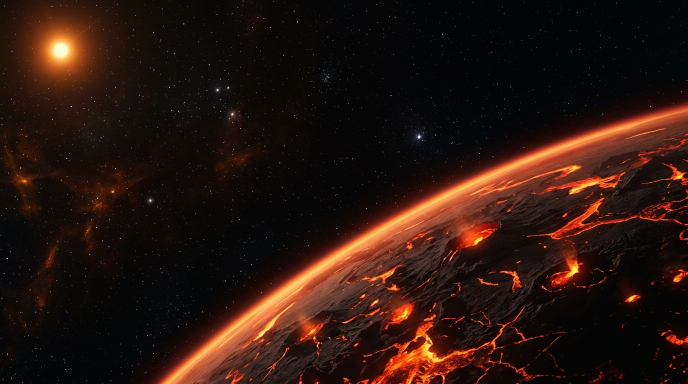
#> input picture GameBackgroundPictures/stage2_var1_diagonal.png, 1376 x 768 px, found by its file name (shown at 1/2 size)
$ python create_stage2_animated_demo.py
#> lines starting #> are read from the running program, lines starting #| are printed output that depends on the picture; after the words box and inside, x2 and y2 are one past the last pixel; in counts of white or black regions, pixels touching at a corner belong together
import os
import sys
import subprocess
import cv2
import numpy as np
import imageio_ffmpeg

if sys.stdout:
    sys.stdout.reconfigure(encoding='utf-8')
if sys.stderr:
    sys.stderr.reconfigure(encoding='utf-8')

def render_simple_clean_animated_demo():
    src_path = r'D:\3D-Shooter-master\GameBackgroundPictures\stage2_var1_diagonal.png'
    out_dir = r'D:\3D-Shooter-master\GameBackgroundPictures'
    out_mp4 = os.path.join(out_dir, 'stage2_volcanic_animated.mp4')
    brain_mp4 = r'C:\Users\ADMIN\.gemini\antigravity\brain\bdaefadd-efec-4e27-a837-c761193a9812\stage2_volcanic_animated.mp4'

    print("===========================================================", flush=True)
    print("XUẤT VIDEO ĐIỆN ẢNH ĐƠN GIẢN, TINH TẾ (0 MÀU MÈ, 0 PHỨC TẠP)", flush=True)
    print(f"Nguồn ảnh gốc V1: {src_path}", flush=True)
    print("===========================================================", flush=True)

    img = cv2.imread(src_path)
#> img is the input picture: shape (768, 1376, 3); mean B, G, R 13.9, 21.1, 41.8
    if img is None:
        raise FileNotFoundError(f"Không thể mở file: {src_path}")

    target_w, target_h = 1920, 1080
    img = cv2.resize(img, (target_w, target_h), interpolation=cv2.INTER_LANCZOS4)
#> img: shape (1080, 1920, 3)
    img_f = img.astype(np.float32) / 255.0

    b_base = img_f[:, :, 0]
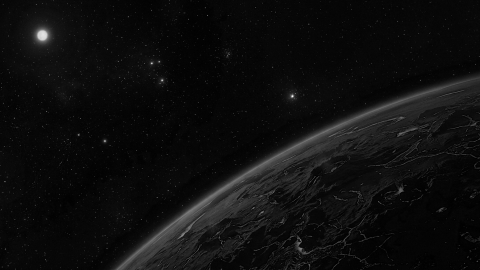
#> b_base: shape (1080, 1920) float32 (shown at 1/4 size); min 0, max 1, mean 0.0548
    g_base = img_f[:, :, 1]
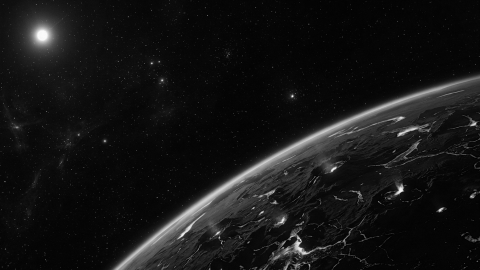
#> g_base: shape (1080, 1920) float32 (shown at 1/4 size); min 0, max 1, mean 0.0828
    r_base = img_f[:, :, 2]
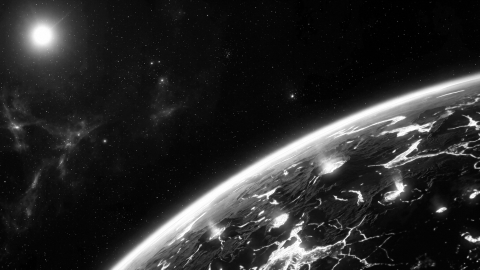
#> r_base: shape (1080, 1920) float32 (shown at 1/4 size); min 0, max 1, mean 0.164

    fps = 30
    duration = 6.0  # seconds (Seamless Loop)
    total_frames = int(fps * duration)
    omega = 2.0 * np.pi / duration

    y_grid, x_grid = np.indices((target_h, target_w), dtype=np.float32)

    # 1. Trích xuất mặt nạ dung nham tự nhiên (Lava mask)
    lava_raw = (r_base > 0.40) & (r_base > b_base * 1.55) & (g_base > b_base * 0.85)
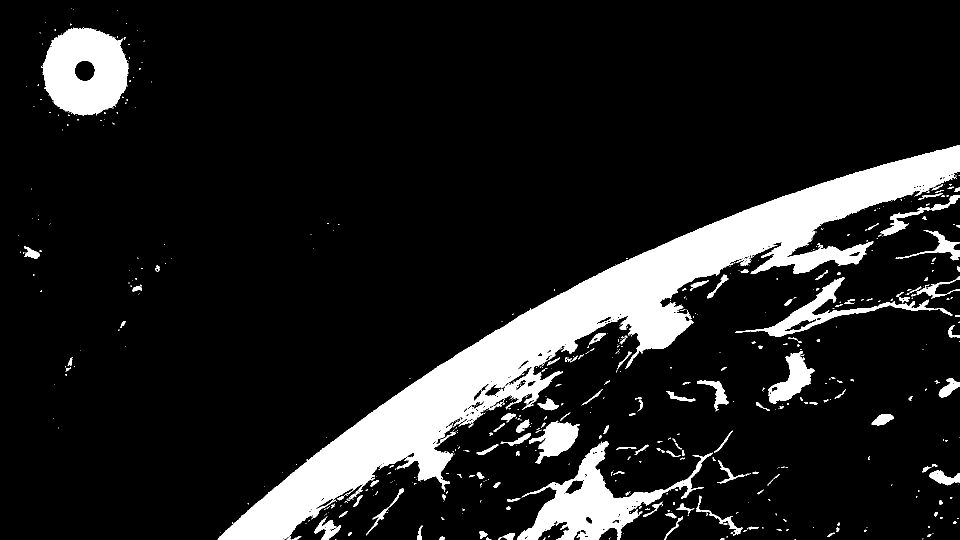
#> lava_raw: shape (1080, 1920) bool (shown at 1/2 size); 12.5% white; 604 white regions (448 under 20 px), largest, box (x1, y1, x2, y2) and area: (435, 290, 1920, 1080) 175894, (85, 55, 258, 232) 22170, (1034, 883, 1426, 1080) 21834
    lava_mask = cv2.GaussianBlur(lava_raw.astype(np.float32), (5, 5), 1.5)
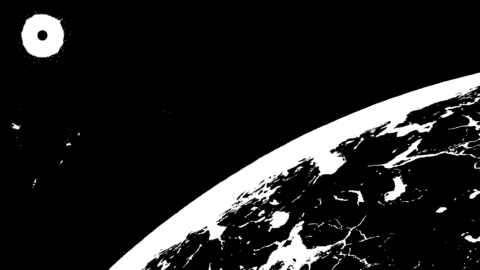
#> lava_mask: shape (1080, 1920) float32 (shown at 1/4 size); min 0, max 1, mean 0.125

    # 2. Trích xuất mặt nạ mặt trời tự nhiên (Sun natural mask)
    sun_intensity = np.clip(((b_base + g_base + r_base) / 3.0 - 0.35) / 0.65, 0.0, 1.0)
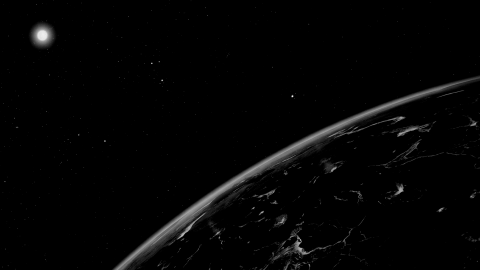
#> sun_intensity: shape (1080, 1920) float32 (shown at 1/4 size); min 0, max 1, mean 0.0192
    sun_mask = sun_intensity * (x_grid < 450) * (y_grid < 350)
    sun_mask = cv2.GaussianBlur(sun_mask, (15, 15), 4.0)

    # 3. Trích xuất sao vũ trụ (Stars mask)
    stars_raw = (b_base > 0.55) & (r_base < 0.6) & (y_grid < 550) & (x_grid > 220)
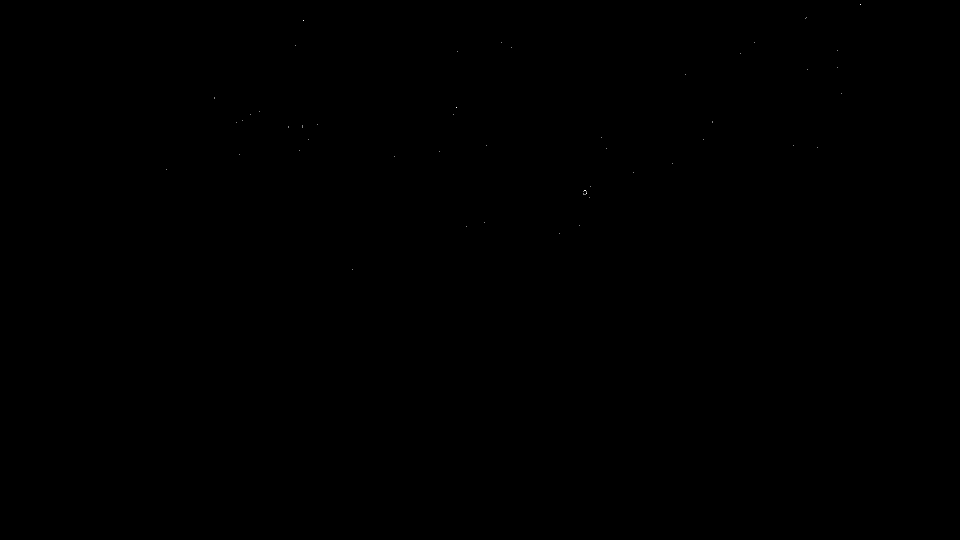
#> stars_raw: shape (1080, 1920) bool (shown at 1/2 size); 0% white in thin lines or dots, all inside (x1, y1, x2, y2) = (333, 8, 1721, 540)
    stars_mask = stars_raw.astype(np.float32)

    # 4. Vành khí quyển chân trời
    scale_x = target_w / 1376.0
    scale_y = target_h / 768.0
    poly_coeffs = np.polyfit([310 * scale_x, 775 * scale_x, 1376 * scale_x],
                             [768 * scale_y, 471 * scale_y, 205 * scale_y], 2)
    horizon_y = np.polyval(poly_coeffs, x_grid)
    dist_to_horizon = np.abs(y_grid - horizon_y)
    atmo_mask = np.exp(- (dist_to_horizon ** 2) / (2.0 * (25.0 ** 2))) * (x_grid > 250 * scale_x)

    ffmpeg_exe = imageio_ffmpeg.get_ffmpeg_exe()
    cmd = [
        ffmpeg_exe,
        '-y',
        '-f', 'rawvideo',
        '-vcodec', 'rawvideo',
        '-s', f'{target_w}x{target_h}',
        '-pix_fmt', 'bgr24',
        '-r', str(fps),
        '-i', '-',
        '-c:v', 'libx264',
        '-pix_fmt', 'yuv420p',
        '-preset', 'fast',
        '-crf', '17',
        out_mp4
    ]

    proc = subprocess.Popen(cmd, stdin=subprocess.PIPE)
    print(f"Bắt đầu render {total_frames} frames ({duration}s @ {fps}fps)...", flush=True)

    for frame_idx in range(total_frames):
        t = frame_idx / fps
        theta = omega * t

        # A. KHỐI NỀN TĨNH GỐC 100% (Solid celestial body - Không méo, không vẽ thêm vật thể lạ)
        r_out = r_base.copy()
        g_out = g_base.copy()
        b_out = b_base.copy()

        # B. DÒNG DUNG NHAM BẬP BÙNG NHẸ NHÀNG (Subtle Thermal Breathing - Chuẩn Integer Harmonics)
        # Sóng đối lưu nhiệt êm ái luân chuyển dọc mạng lưới nứt nẻ (Bội số nguyên chu kỳ 2.0 và 1.0)
        flow_wave = np.sin(theta * 2.0 + (x_grid + y_grid) * 0.015) * 0.12 + \
                    np.cos(theta * 1.0 - (x_grid - y_grid) * 0.02) * 0.08
        r_out += lava_mask * flow_wave * 0.35
        g_out += lava_mask * flow_wave * 0.18

        # C. MẶT TRỜI: NHỊP PHÁT SÁNG TỰ NHIÊN (Luminance Breathing - Bội số nguyên chu kỳ 1.0)
        # Chỉ tăng giảm độ sáng vi tế của chính các pixel ngôi sao và tia flare sẵn có
        sun_pulse = np.sin(theta * 1.0) * 0.15
        r_out += r_base * sun_mask * sun_pulse
        g_out += g_base * sun_mask * sun_pulse
        b_out += b_base * sun_mask * sun_pulse

        # D. VÀNH KHÍ QUYỂN BẬP BÙNG VI MÔ (Gentle Horizon Shimmer - Bội số nguyên chu kỳ 2.0)
        atmo_shimmer = np.sin(theta * 2.0 + x_grid * 0.006) * 0.08
        r_out += atmo_mask * atmo_shimmer * 0.25
        g_out += atmo_mask * atmo_shimmer * 0.12

        # E. SAO VŨ TRỤ LẤP LÁNH VI MÔ (Subtle Star Twinkle)
        star_twinkle = np.sin(theta * 3.0 + x_grid * 0.25 + y_grid * 0.6) * 0.25
        r_out += stars_mask * star_twinkle * 0.3
        g_out += stars_mask * star_twinkle * 0.3
        b_out += stars_mask * star_twinkle * 0.4

        # Clip chuẩn [0, 1]
        frame_rgb = np.clip(np.dstack([b_out, g_out, r_out]), 0.0, 1.0)
        frame_u8 = (frame_rgb * 255.0).astype(np.uint8)

        proc.stdin.write(frame_u8.tobytes())

        if frame_idx % 30 == 0:
            print(f"Rendered {frame_idx}/{total_frames} frames ({(frame_idx/total_frames)*100:.1f}%)...", flush=True)

    proc.stdin.close()
    proc.wait()

    if os.path.exists(out_mp4):
        import shutil
        shutil.copyfile(out_mp4, brain_mp4)
        print(f"HOÀN TẤT XUẤT VIDEO ĐƠN GIẢN THÀNH CÔNG: {out_mp4}", flush=True)

if __name__ == '__main__':
    render_simple_clean_animated_demo()
#> (the call stopped at in render_simple_clean_animated_demo, `ffmpeg_exe = imageio_ffmpeg.get_ffmpeg_exe()`: imageio_ffmpeg is not available in this run)

$ run again, with GameBackgroundPictures/stage3_var1_nebula_rift.png copied over GameBackgroundPictures/stage2_var1_diagonal.png
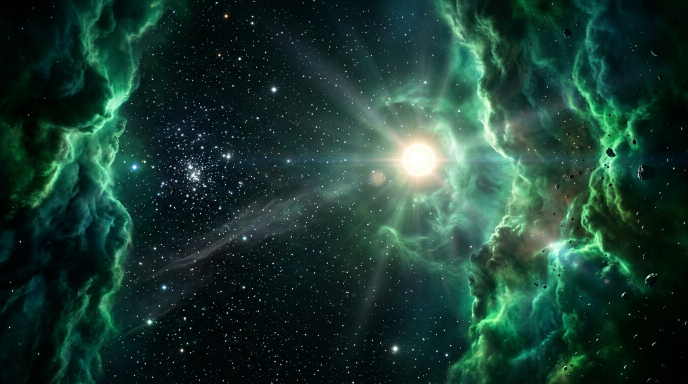
#> input picture GameBackgroundPictures/stage3_var1_nebula_rift.png, 1376 x 768 px, found by its file name (shown at 1/2 size)
#> in render_simple_clean_animated_demo, img is the input picture: shape (768, 1376, 3); mean B, G, R 49.3, 59.1, 27.5
#> img: shape (1080, 1920, 3)
#> in render_simple_clean_animated_demo, `g_base = img_f[:, :, 1]`:
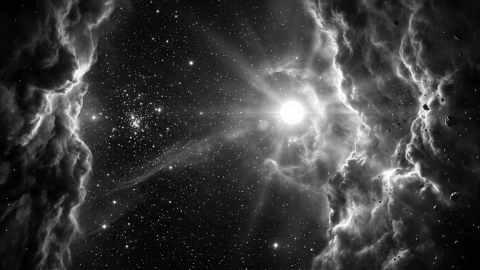
#> g_base: shape (1080, 1920) float32 (shown at 1/4 size); min 0, max 1, mean 0.232
#> lava_raw: shape (1080, 1920) bool; 0% white in thin lines or dots, all inside (x1, y1, x2, y2) = (627, 41, 1589, 568)
#> in render_simple_clean_animated_demo, `stars_raw = (b_base > 0.55) & (r_base < 0.6) & (y_grid < 550) & (x_gri..`:
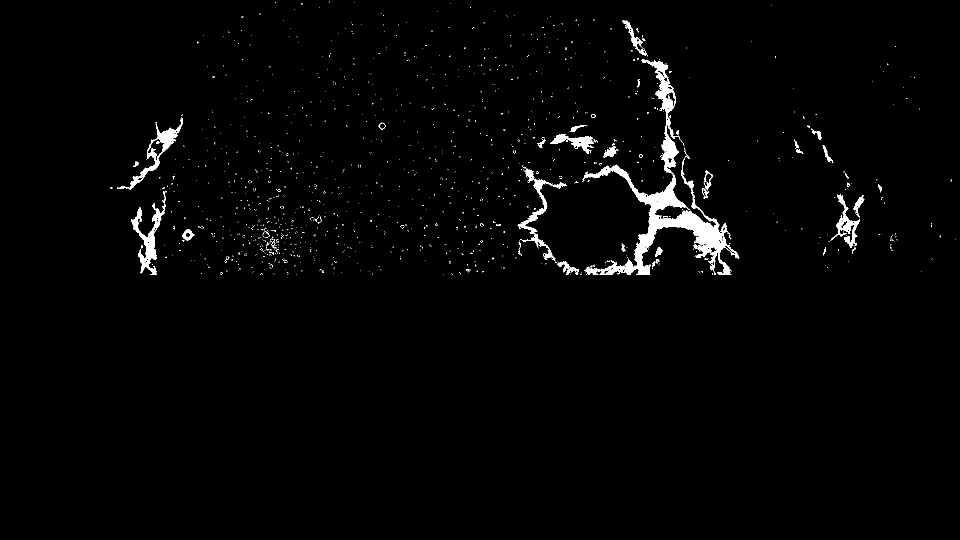
#> stars_raw: shape (1080, 1920) bool (shown at 1/2 size); 1.7% white; 1335 white regions (1291 under 20 px), largest, box (x1, y1, x2, y2) and area: (1164, 118, 1479, 550) 18149, (262, 382, 334, 550) 2793, (234, 235, 366, 379) 2329

$ run again, with GameBackgroundPictures/stage3_var2_gas_giant.png copied over GameBackgroundPictures/stage2_var1_diagonal.png
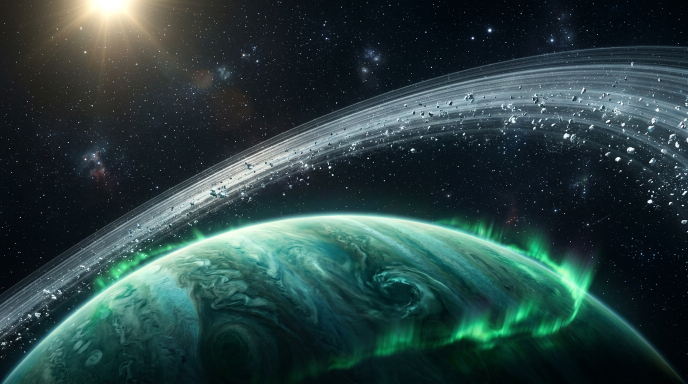
#> input picture GameBackgroundPictures/stage3_var2_gas_giant.png, 1376 x 768 px, found by its file name (shown at 1/2 size)
#> in render_simple_clean_animated_demo, img is the input picture: shape (768, 1376, 3); mean B, G, R 64.7, 64.8, 41.9
#> img: shape (1080, 1920, 3)
#> in render_simple_clean_animated_demo, `r_base = img_f[:, :, 2]`:
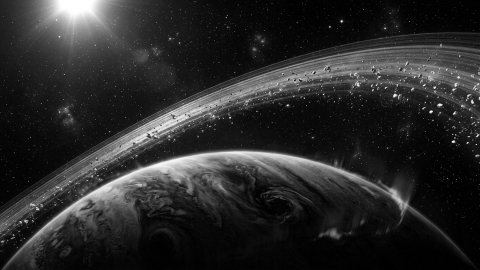
#> r_base: shape (1080, 1920) float32 (shown at 1/4 size); min 0, max 1, mean 0.164
#> lava_raw: shape (1080, 1920) bool; every value is 0
#> lava_mask: shape (1080, 1920) float32; every value is 0
#> in render_simple_clean_animated_demo, `stars_raw = (b_base > 0.55) & (r_base < 0.6) & (y_grid < 550) & (x_gri..`:
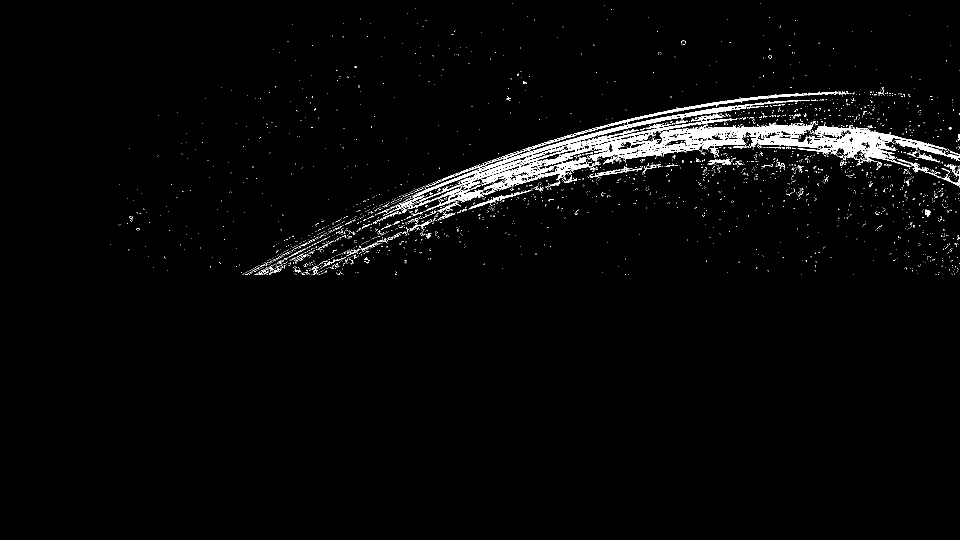
#> stars_raw: shape (1080, 1920) bool (shown at 1/2 size); 2.5% white; 2931 white regions (2848 under 20 px), largest, box (x1, y1, x2, y2) and area: (804, 200, 1920, 426) 36827, (852, 183, 1676, 374) 3091, (937, 380, 1061, 419) 504
